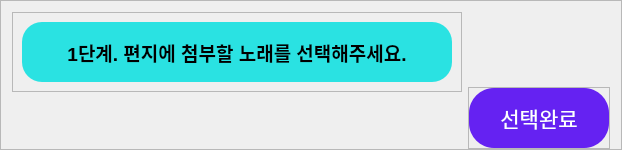
                     <widget class="QFrame" name="frame_46">
                      <property name="minimumSize">
                       <size>
                        <width>0</width>
                        <height>150</height>
                       </size>
                      </property>
                      <property name="frameShape">
                       <enum>QFrame::StyledPanel</enum>
                      </property>
                      <property name="frameShadow">
                       <enum>QFrame::Raised</enum>
                      </property>
                      <layout class="QHBoxLayout" name="horizontalLayout_38">
                       <property name="bottomMargin">
                        <number>0</number>
                       </property>
                       <item alignment="Qt::AlignLeft|Qt::AlignTop">
                        <widget class="QFrame" name="frame_72">
                         <property name="minimumSize">
                          <size>
                           <width>450</width>
                           <height>80</height>
                          </size>
                         </property>
                         <property name="frameShape">
                          <enum>QFrame::StyledPanel</enum>
                         </property>
                         <property name="frameShadow">
                          <enum>QFrame::Raised</enum>
                         </property>
                         <layout class="QVBoxLayout" name="verticalLayout_45">
                          <item>
                           <widget class="QLabel" name="label_15">
                            <property name="font">
                             <font>
                              <family>Arial</family>
                              <pointsize>14</pointsize>
                              <weight>75</weight>
                              <bold>true</bold>
                             </font>
                            </property>
                            <property name="styleSheet">
                             <string notr="true">*{width: 312px;
  height: 36px;
  border-radius: 20px;
 color:black; background-color: #2ae2e2;}</string>
                            </property>
                            <property name="frameShape">
                             <enum>QFrame::Box</enum>
                            </property>
                            <property name="text">
                             <string>1단계. 편지에 첨부할 노래를 선택해주세요.</string>
                            </property>
                            <property name="alignment">
                             <set>Qt::AlignCenter</set>
                            </property>
                           </widget>
                          </item>
                         </layout>
                        </widget>
                       </item>
                       <item alignment="Qt::AlignRight|Qt::AlignBottom">
                        <widget class="QFrame" name="frame_71">
                         <property name="minimumSize">
                          <size>
                           <width>140</width>
                           <height>60</height>
                          </size>
                         </property>
                         <property name="font">
                          <font>
                           <pointsize>16</pointsize>
                          </font>
                         </property>
                         <property name="styleSheet">
                          <string notr="true"/>
                         </property>
                         <property name="frameShape">
                          <enum>QFrame::StyledPanel</enum>
                         </property>
                         <property name="frameShadow">
                          <enum>QFrame::Raised</enum>
                         </property>
                         <layout class="QVBoxLayout" name="verticalLayout_44">
                          <property name="leftMargin">
                           <number>0</number>
                          </property>
                          <property name="topMargin">
                           <number>0</number>
                          </property>
                          <property name="rightMargin">
                           <number>0</number>
                          </property>
                          <property name="bottomMargin">
                           <number>0</number>
                          </property>
                          <item>
                           <widget class="QPushButton" name="pushButton_9">
                            <property name="minimumSize">
                             <size>
                              <width>140</width>
                              <height>60</height>
                             </size>
                            </property>
                            <property name="font">
                             <font>
                              <pointsize>16</pointsize>
                             </font>
                            </property>
                            <property name="styleSheet">
                             <string notr="true">*{border-radius: 25px;
  color: #ffffff;
  background-color: #6522f2;}</string>
                            </property>
                            <property name="text">
                             <string>선택완료</string>
                            </property>
                           </widget>
                          </item>
                         </layout>
                        </widget>
                       </item>
                      </layout>
                     </widget>
